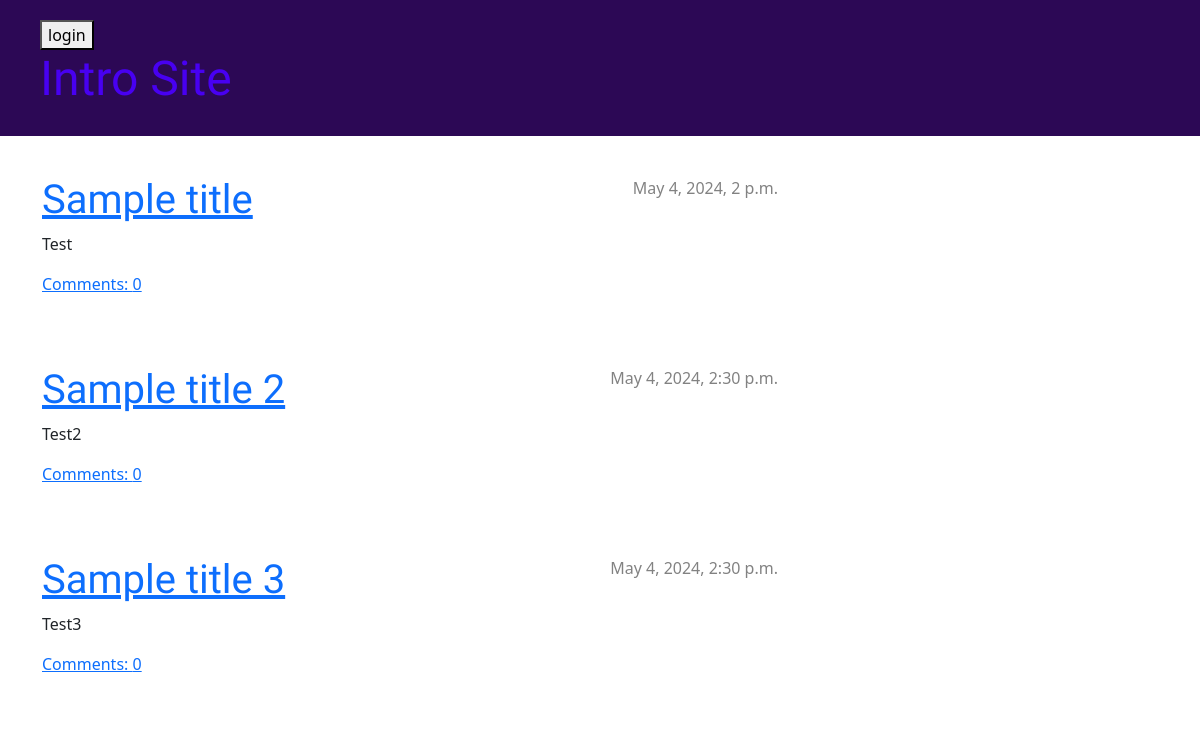
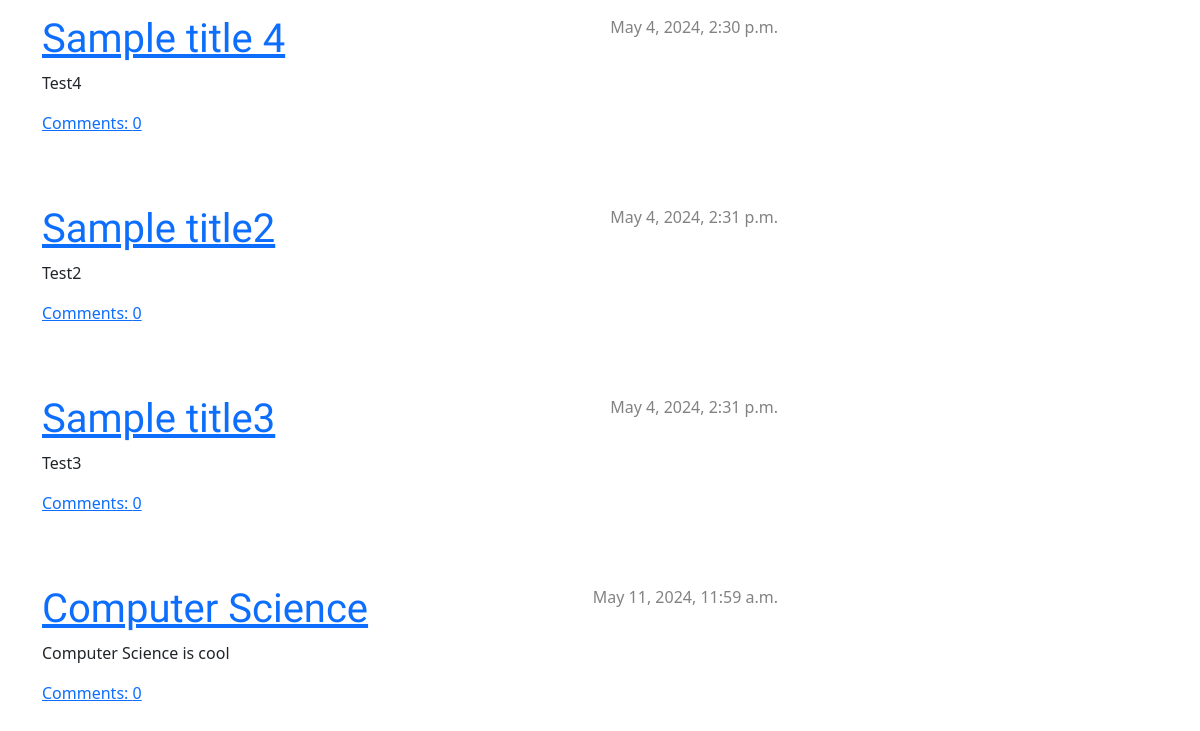
Before: / with the older database file (2 pictures, top to bottom).
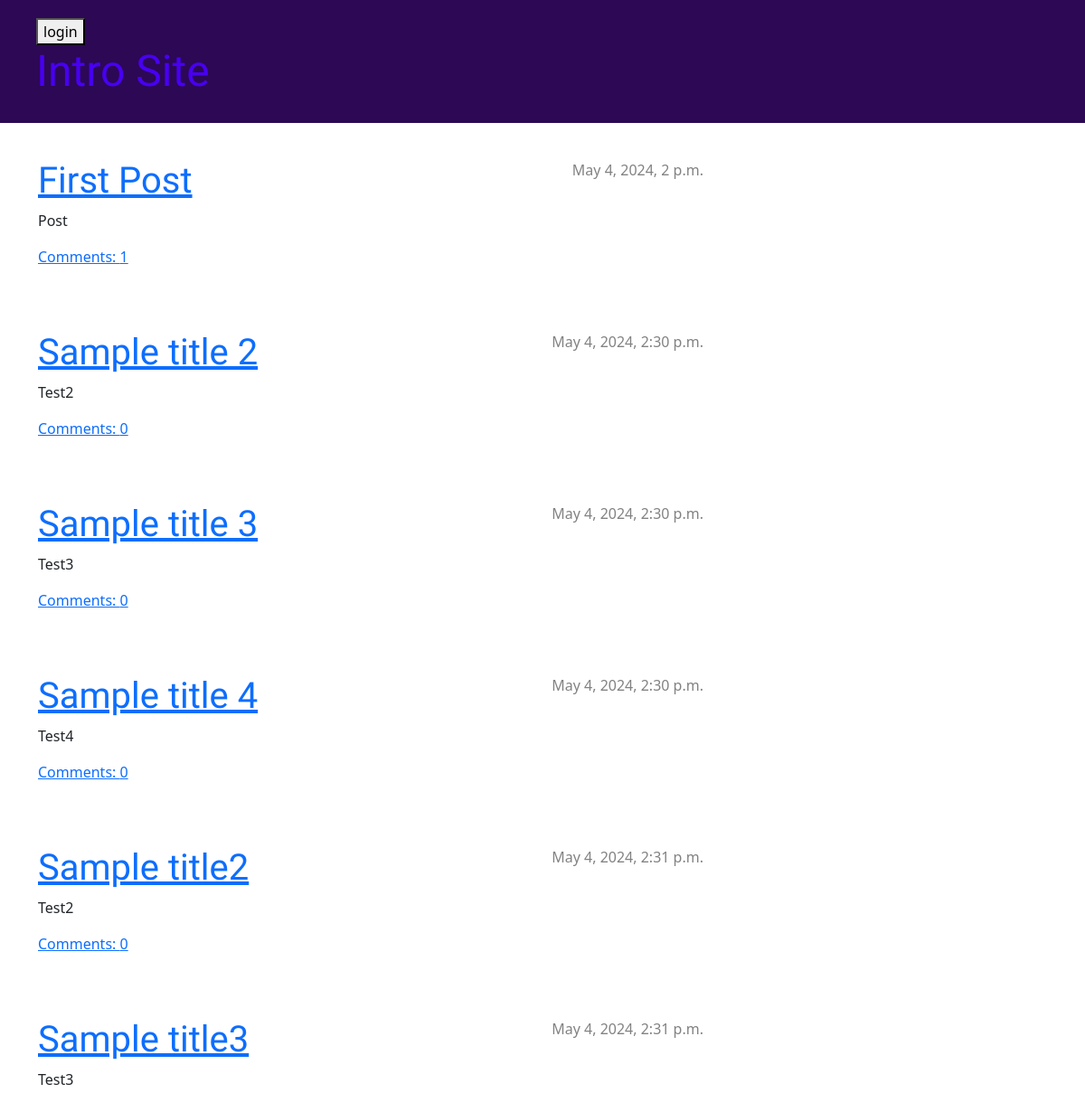
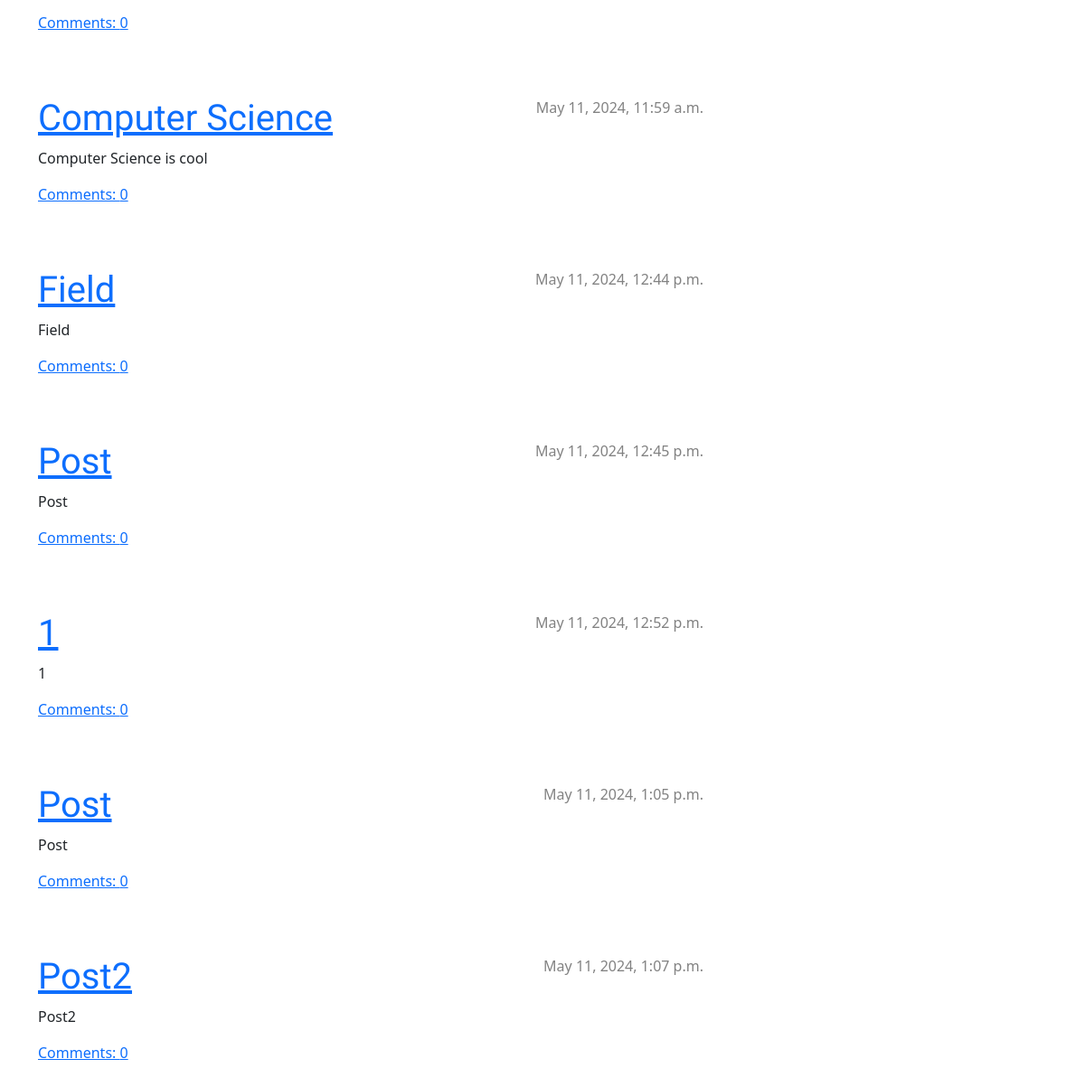
After: the same page with the newer database file (2 pictures, top to bottom).
### blog/models.py (models this page shows, shortened)
class Post(models.Model):
    author = models.ForeignKey(settings.AUTH_USER_MODEL, on_delete=models.CASCADE)
    title = models.CharField(max_length=200)
    text = models.TextField()
    created_date = models.DateTimeField(default=timezone.now)
    published_date = models.DateTimeField(blank=True, null=True)
    def approved_comments(self):
        return self.comments.filter(approved_comment=True)

### blog/views.py (the view)
# urls.py: path('', views.post_list, name='post_list'),
def post_list(request):
    posts = Post.objects.filter(published_date__lte=timezone.now()).order_by('published_date')
    return render(request, 'blog/post_list.html', {'posts': posts})

### blog/templates/blog/post_list.html
{% extends 'blog/base.html' %}
{% block content %}
    {% for post in posts %}
        <div class="post">
            <div class="date">
                {{ post.published_date }}
            </div>
            <h1><a href="{% url 'post_detail' pk=post.pk %}">{{ post.title }}</a></h1>
            <p>{{ post.text|linebreaksbr }}</p>
            <a href="{% url 'post_detail' pk=post.pk %}">Comments: {{ post.approved_comments.count }}</a>
        </div>
    {% endfor %}
{% endblock content %}

### blog/templates/blog/base.html (shortened to what this page needs)
{% load static %}
<!DOCTYPE html>
<html>
    <head>
        <link rel="stylesheet" href="https://cdn.jsdelivr.net/npm/bootstrap@5.1.3/dist/css/bootstrap.min.css">
        <link rel="stylesheet" href="{% static 'css/blog.css' %}">
    </head>
    <body>
        <div class="page-header">
            {% if user.is_authenticated %}
                <form method="post" action="{% url 'post_new' %}">{% csrf_token %}<button type="submit">Post New</button></form>
                <form method="post" action="{% url 'post_draft_list' %}">{% csrf_token %}<button type="submit">Post Drafts</span></button></form>
                <p class="top-menu">Hello {{ user.username }} <small>(<form method="post" action="{% url 'logout' %}">{% csrf_token %}<button type="submit">logout</button></form>)</small></p>
            {% else %}
                <form method="post" action="{% url 'login' %}">{% csrf_token %}<button type="submit">login</button></form>
            {% endif %}
            <h1><a href="/">Intro Site</a></h1>
        </div>
        <div class="content container">
            <div class="row">
                <div class="col-md-8">
                {% block content %}
                {% endblock %}
                </div>
            </div>
        </div>
    </body>
</html>

### blog/static/css/blog.css (style rules this page uses)
.page-header { background-color: #2c0855; margin-top: 0; margin-bottom: 40px; padding: 20px 20px 20px 40px; }
.page-header h1, .page-header h1 a, .page-header h1 a:visited, .page-header h1 a:active { color: #4800f1; font-size: 36pt; text-decoration: none; }
h1, h2, h3, h4 { font-family: 'Lobster', cursive; }
.date { color: #828282; }
.post { margin-bottom: 70px; }
.post > .date, .post > .actions { float: right; }

Changed rows visible on the page:
changed Post: title "Sample title" → "First Post"; text "Test" → "Post"; approved_comments.count "0" → "1"
added Post: published_date "May 11, 2024, 12:44 p.m.", title "Field", text "Field", approved_comments.count "0"
added Post: published_date "May 11, 2024, 12:45 p.m.", title "Post", text "Post", approved_comments.count "0"
added Post: published_date "May 11, 2024, 12:52 p.m.", title "1", text "1", approved_comments.count "0"
added Post: published_date "May 11, 2024, 1:05 p.m.", title "Post", text "Post", approved_comments.count "0"
added Post: published_date "May 11, 2024, 1:07 p.m.", title "Post2", text "Post2", approved_comments.count "0"
